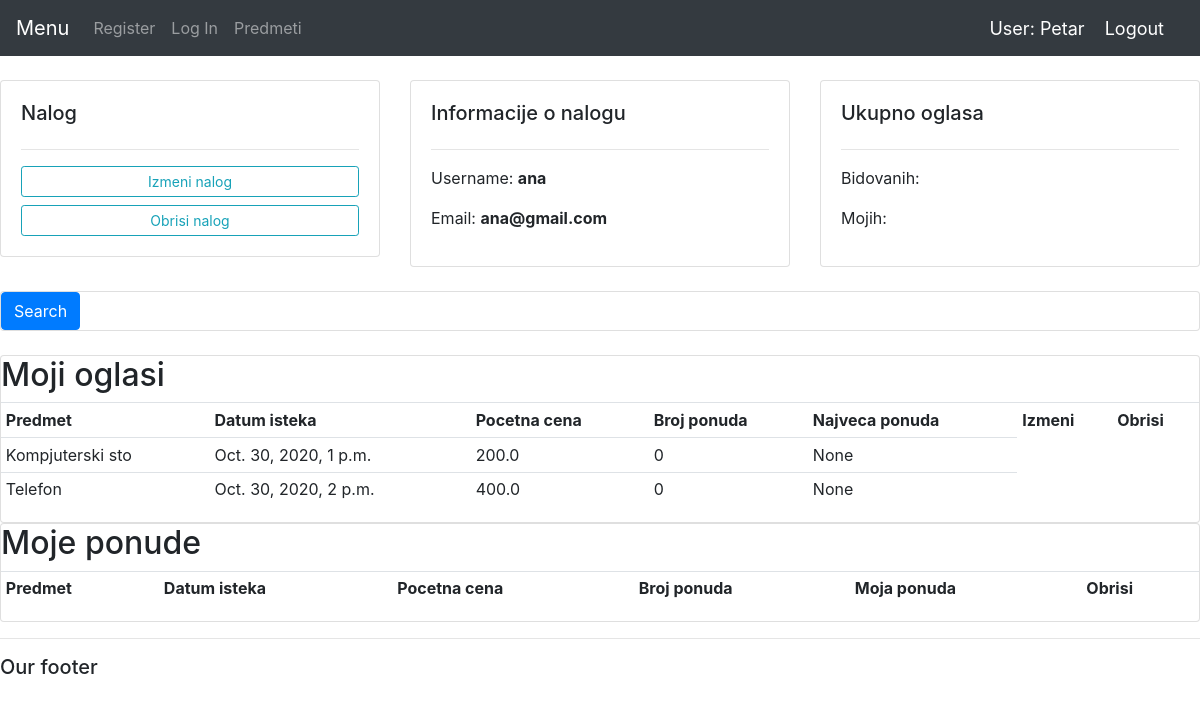
Screenshot of /korisnik/5/ (signed in) with the database file from the repository.
### users/models.py (models this page shows, shortened)
class Predmet(models.Model):
    oglasivac = models.ForeignKey(Oglasivac,null=True, on_delete=models.CASCADE)
    bider = models.ManyToManyField(Bider,blank=True)
    KATEGORIJA = (
                ('Knjige' , 'Knjige'),
                ('Oprema' , 'Oprema'),
                ('Ostalo', 'Ostalo'),
            )
    ime = models.CharField(max_length=200,null = True,blank=False)
    pocetna_cena = models.FloatField(null=True,blank=False)
    kategorija = models.CharField(max_length=200,null = True,choices=KATEGORIJA)
    date_created = models.DateTimeField(auto_now_add=True,null=True)
    trajanje_aukcije = models.DateTimeField(null=True)
    opis = models.CharField(max_length=200,null = True,blank=True)

### users/views.py (the view)
# urls.py: path('korisnik/<int:pk_test>/', views.korisnikPage, name="korisnik"),
@login_required()
def korisnikPage(request, pk_test):
    korisnik = User.objects.get(id=pk_test)
    try:
        oglasivac = Oglasivac.objects.get(id=pk_test)
        oglaseni_predmeti = oglasivac.predmet_set.all()
        for predmet in oglaseni_predmeti:
            predmet.br_ponuda = predmet.bider.all().count()
            predmet.max_ponuda = predmet.bid_set.all().aggregate(Max('ponuda'))['ponuda__max']
    except Oglasivac.DoesNotExist:
        oglaseni_predmeti = None
    context={'oglaseni_predmeti':oglaseni_predmeti,'korisnik':korisnik}
    return render(request,'users/korisnik.html',context)

### users/templates/users/korisnik.html (shortened to what this page needs)
{% extends 'users/main.html' %}
{% block content %}
<br>
<div class="row">
    <div class="col-md">
        <div class="card card-body">
            <h5>Nalog</h5>
            <hr>
            <a class="btn btn-outline-info btn-sm btn-block" href="">Izmeni nalog</a>
            <a class="btn btn-outline-info btn-sm btn-block" href="">Obrisi nalog</a>
        </div>
    </div>
    <div class="col-md">
        <div class="card card-body">
            <h5>Informacije o nalogu</h5>
            <hr>
            <p>Username: <b>{{korisnik.username}}</b></p>
            <p>Email: <b>{{korisnik.email}}</b></p>
        </div>
    </div>
    <div class="col-md">
        <div class="card card-body">
            <h5>Ukupno oglasa</h5>
            <hr>
            <p>Bidovanih:</p>
            <p>Mojih:</p>
        </div>
    </div>
</div>
<br>
<div class="row">
    <div class="col">
        <div class="card card_body">
            <form method="get">
                <button class="btn btn-primary" type="submit">Search</button>
            </form>
        </div>
    </div>
</div>
<br>
<div class="row">
    <div class="col">
        <div class="card card_body">
            <h2>Moji oglasi</h2>
            {% if oglaseni_predmeti %}
            <table class="table table-sm">
                <tr>
                    <th>Predmet</th>
                    <th>Datum isteka</th>
                    <th>Pocetna cena</th>
                    <th>Broj ponuda</th>
                    <th>Najveca ponuda</th>
                    <th>Izmeni</th>
                    <th>Obrisi</th>
                </tr>
                {% for predmet in oglaseni_predmeti %}
                    <tr>
                        <td>{{ predmet.ime }}</td>
                        <td>{{ predmet.trajanje_aukcije }}</td>
                        <td>{{ predmet.pocetna_cena }}</td>
                        <td>{{ predmet.br_ponuda }}</td>
                        <td>{{ predmet.max_ponuda }}</td>
                    </tr>
                {% endfor %}
            </table>
            {% endif %}
        </div>
    </div>
</div>
<div class="row">
    <div class="col">
        <div class="card card_body">
            <h2>Moje ponude</h2>
            <table class="table table-sm">
                <tr>
                    <th>Predmet</th>
                    <th>Datum isteka</th>
                    <th>Pocetna cena</th>
                    <th>Broj ponuda</th>
                    <th>Moja ponuda</th>
                    <th>Obrisi</th>
                </tr>
            </table>
        </div>
    </div>
</div>
{% endblock%}

### users/templates/users/navbar.html (shortened to what this page needs)
<nav class="navbar navbar-expand-lg navbar-dark bg-dark">
    <a class="navbar-brand" href="#">Menu</a>
    <div class="collapse navbar-collapse" id="navbarNav">
      <ul class="navbar-nav">
        <li class="nav-item">
          <a class="nav-link" href="{% url 'register' %}">Register</a>
        </li>
        <li class="nav-item">
          <a class="nav-link" href="{% url 'login' %}">Log In</a>
        </li>
        <li class="nav-item">
          <a class="nav-link" href="{% url 'predmeti' %}">Predmeti</a>
        </li>
      </ul>
    </div>
    <span class="bled">User: {{request.user}} </span>
    <span id><a class="bled" href="{% url 'logout' %}">Logout</a></span>
</nav>

### users/templates/users/navbar.html (style rules this page uses)
.bled { font-size: 18px; color: white; margin-right: 20px; }

### rows the page displays
Predmet: ime "Kompjuterski sto", trajanje_aukcije "Oct. 30, 2020, 1 p.m.", pocetna_cena "200.0", br_ponuda "0", max_ponuda "None"
Predmet: ime "Telefon", trajanje_aukcije "Oct. 30, 2020, 2 p.m.", pocetna_cena "400.0", br_ponuda "0", max_ponuda "None"

### other values shown
{{ request.user }} "Petar"
{{ korisnik.username }} "ana"
{{ korisnik.email }} "ana@gmail.com"
